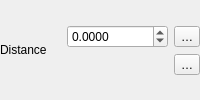
                          <widget class="QFrame" name="mPlacementDistanceFrame">
                           <property name="minimumSize">
                            <size>
                             <width>0</width>
                             <height>0</height>
                            </size>
                           </property>
                           <property name="frameShape">
                            <enum>QFrame::Shape::NoFrame</enum>
                           </property>
                           <property name="frameShadow">
                            <enum>QFrame::Shadow::Raised</enum>
                           </property>
                           <layout class="QGridLayout" name="gridLayout_27" columnstretch="1,2">
                            <property name="leftMargin">
                             <number>0</number>
                            </property>
                            <property name="topMargin">
                             <number>0</number>
                            </property>
                            <property name="rightMargin">
                             <number>0</number>
                            </property>
                            <property name="bottomMargin">
                             <number>0</number>
                            </property>
                            <item row="0" column="1">
                             <layout class="QGridLayout" name="gridLayout_49">
                              <property name="bottomMargin">
                               <number>0</number>
                              </property>
                              <item row="0" column="1">
                               <widget class="QgsPropertyOverrideButton" name="mLineDistanceDDBtn">
                                <property name="text">
                                 <string>…</string>
                                </property>
                               </widget>
                              </item>
                              <item row="0" column="0">
                               <widget class="QgsDoubleSpinBox" name="mLineDistanceSpnBx">
                                <property name="decimals">
                                 <number>4</number>
                                </property>
                                <property name="minimum">
                                 <double>-999999999.000000000000000</double>
                                </property>
                                <property name="maximum">
                                 <double>999999999.000000000000000</double>
                                </property>
                                <property name="singleStep">
                                 <double>0.100000000000000</double>
                                </property>
                               </widget>
                              </item>
                              <item row="1" column="0">
                               <widget class="QgsUnitSelectionWidget" name="mLineDistanceUnitWidget" native="true">
                                <property name="focusPolicy">
                                 <enum>Qt::FocusPolicy::StrongFocus</enum>
                                </property>
                               </widget>
                              </item>
                              <item row="1" column="1">
                               <widget class="QgsPropertyOverrideButton" name="mLineDistanceUnitDDBtn">
                                <property name="text">
                                 <string>…</string>
                                </property>
                               </widget>
                              </item>
                             </layout>
                            </item>
                            <item row="0" column="0">
                             <widget class="QLabel" name="label_26">
                              <property name="text">
                               <string>Distance</string>
                              </property>
                              <property name="alignment">
                               <set>Qt::AlignmentFlag::AlignLeading|Qt::AlignmentFlag::AlignLeft|Qt::AlignmentFlag::AlignVCenter</set>
                              </property>
                             </widget>
                            </item>
                           </layout>
                          </widget>
